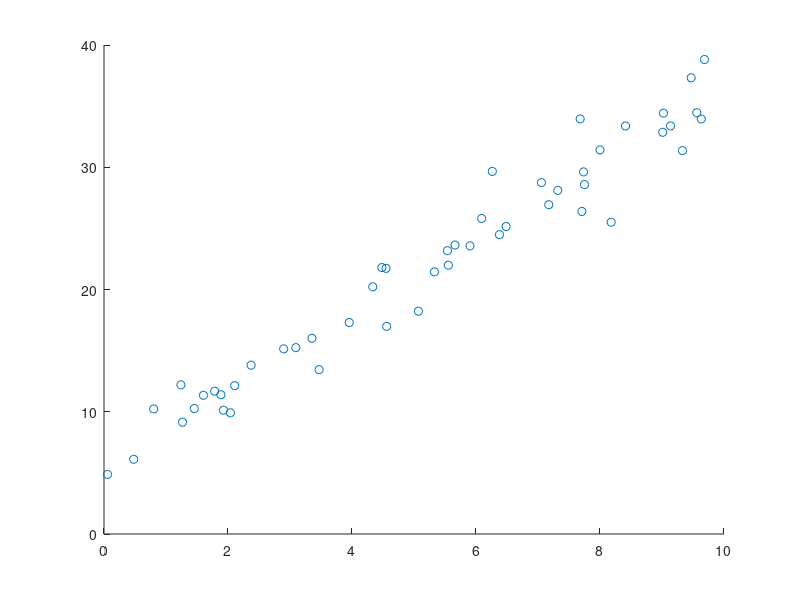

The MATLAB source for this figure: (Note: this script raises an error after producing the figure.)
% simulating data
rng(100)

k = 2;               % # of parameters
n = 50;               
m = 2;               % # of moments

X = 10.*rand(n,k-1);
X = sort(X);
y = 6+X.*3+2.*randn(n,1);
scatter(X,y)

% estimate with ols
X = [ones(n,1) X];
b_ols = inv(X'*X)*X'*y;
sigma_squared = 1/(n-k)*sum((y-X*b_ols).^2);
Var_b_ols = sigma_squared*inv(X'*X);

b_ols
Var_b_ols

% scatter(X(:,2),y);
% hold on
% x_range = 0:0.1:10;
% plot(x_range,b(1)+x_range.*b(2),'r')
% plot(x_range,(b(1)+2*Var_b(1,1))+x_range.*(b(2)+2*Var_b(2,2)),'--r')
% plot(x_range,(b(1)-2*Var_b(1,1))+x_range.*(b(2)-2*Var_b(2,2)),'--r')
% hold off

% try estimate with GMM                                 
% see Applied microeconometrics week1 slide 28
b0_gmm = [1,1]'; 
% g = 1/n.*X'*(y-X*b_gmm);
% W = inv(1/n.*(X'*(y-X*b_gmm)*(X'*(y-X*b_gmm))'));
W0 = eye(2);

options = optimset('Display','iter','LargeScale','off','GradObj','off','Hessian','off','TolFun',1e-6, 'TolX',1e-14, 'MaxIter',1e3, 'MaxFunEvals', 1e5, 'PlotFcns',@optimplotfirstorderopt);  % ,'OutputFcn', @showJ_history);
[b,fval,exitflag,output,grad,hessian] = fminunc(@obj_gmm,b0_gmm,options,X,y,W0,n,k);

b_gmm = b

% computing variance covariance matrix
% w: seems not working properly
g_est = X'*(y-X*b_gmm);
J_est = 1/n.*(g_est*g_est');        % see https://stats.stackexchange.com/questions/112706/two-stage-gmm-estimator-in-matlab
H_est = zeros(m,k);
for j = 1:k
    b_delta = b_gmm;
    b_delta(j) = b_gmm(j)+1.0e-008;
    H_est(:,j) = (1/n.*X'*(y-X*b_delta)-1/n.*g_est)./1.0e-008;
end
V = inv(H_est'*inv(J_est)*H_est)


% ref
% https://stats.stackexchange.com/questions/215604/could-the-covariance-matrix-of-the-moment-conditions-in-gmm-be-ill-conditioned

% https://www.mathworks.com/matlabcentral/fileexchange/12114-gmm?
% - https://www.mathworks.com/matlabcentral/fileexchange/32601-toolkit-on-econometrics-and-economics-teaching?focused=5197665&tab=function

